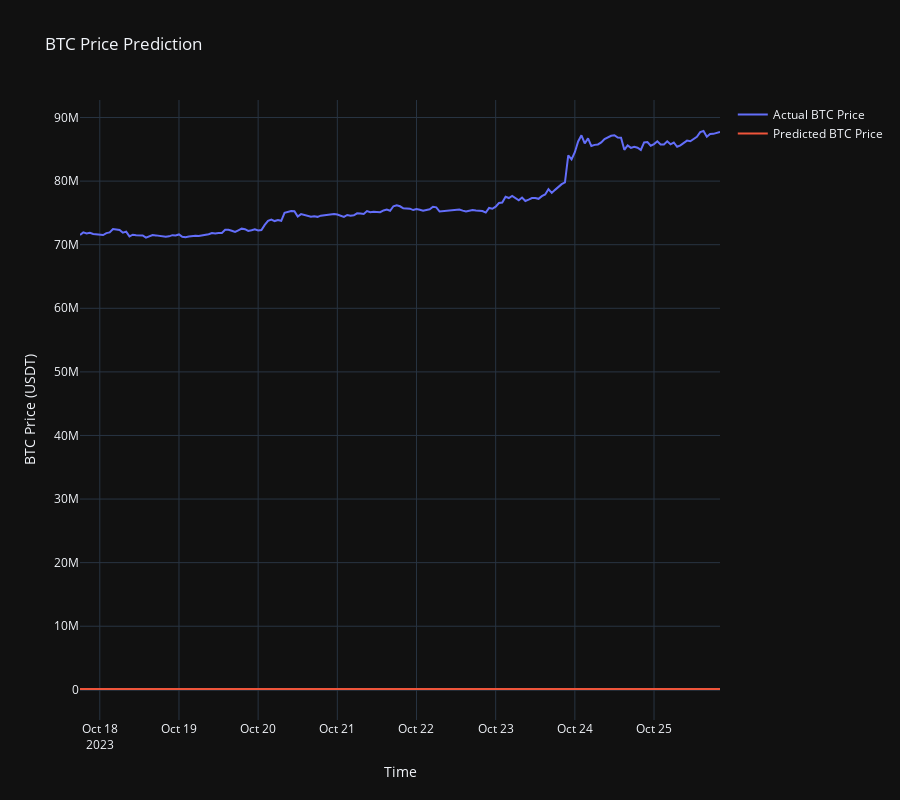

Notebook code for this chart:
### Markdown cell above
**Visualization**

### Code cell
import plotly.graph_objects as go

fig = go.Figure()
fig.add_trace(go.Scatter(x=time_range, y=actual_prices.flatten(), mode='lines', name='Actual BTC Price'))
fig.add_trace(go.Scatter(x=time_range, y=predicted_prices.flatten(), mode='lines', name='Predicted BTC Price'))
fig.update_layout(title='BTC Price Prediction', xaxis_title='Time', yaxis_title='BTC Price (USDT)', template="plotly_dark", height=800)
fig.show()

### Figure 1 — Plotly figure (JSON) as saved in the notebook; plotly's stock layout.template omitted (floating-point values rounded to 4 significant figures; data arrays with more than 128 entries replaced by an {"elided": "..."} marker saying what was removed)
{"data": [{"mode": "lines", "name": "Actual BTC Price", "type": "scatter", "x": {"elided": "195 str values"}, "y": {"elided": "195 float values"}}, {"mode": "lines", "name": "Predicted BTC Price", "type": "scatter", "x": {"elided": "195 str values"}, "y": {"elided": "195 float values"}}], "layout": {"height": 800, "title": {"text": "BTC Price Prediction"}, "xaxis": {"title": {"text": "Time"}}, "yaxis": {"title": {"text": "BTC Price (USDT)"}}}}
